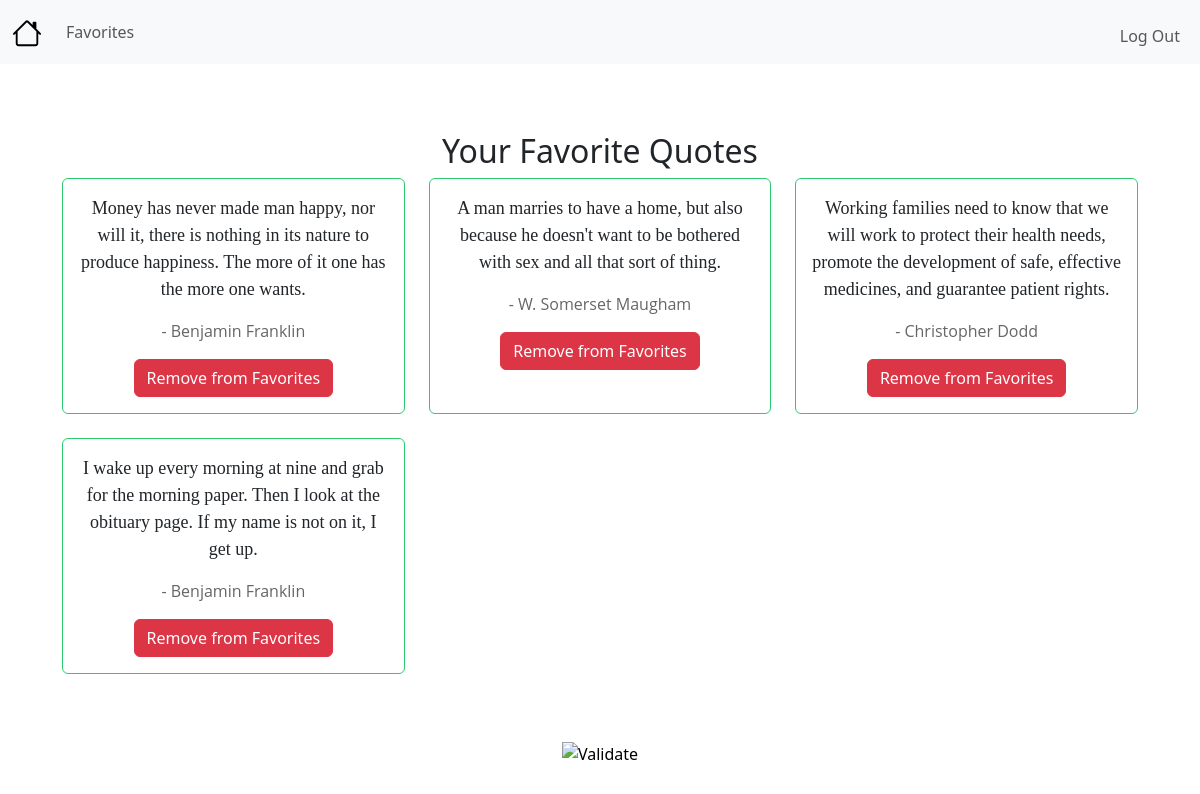
The app's page /favorites (signed in) with its own data.
### app.py (models this page shows, shortened)
class Favorites(db.Model):
    __tablename__ = "favorites"
    id = db.Column(db.Integer, primary_key=True)
    user_id = db.Column(db.Integer, db.ForeignKey('users.id'), nullable=False)
    quote = db.Column(db.String(1000), unique=True, nullable=False)
    author = db.Column(db.String(300), nullable=False)

### app.py (the view)
@app.route("/favorites")
@login_required
def favorites():
    user_favorites = Favorites.query.filter_by(user_id=session["user_id"]).all()
    return render_template("favorites.html", favorites=user_favorites)

### helpers.py (called while the page is built)
def login_required(f):
    @wraps(f)
    def decorated_function(*args, **kwargs):
        if session.get("user_id") is None:
            return redirect("/login")
        return f(*args, **kwargs)
    return decorated_function

### templates/favorites.html (shortened to what this page needs)
{% extends "layout.html" %}
{% block main %}
    <div class="favorites-container">
        <h2 class=""mb-4">Your Favorite Quotes</h2>
        <div class="row row-cols-1 row-cols-md-2 row-cols-lg-3 g-4">
            {% for favorite in favorites %}
            <div class="col">
                <div class="card h-100">
                    <div class="card-body">
                        <p class="card-text quote-text">{{ favorite.quote }}</p>
                        <p class="card-text author-text">- {{ favorite.author }}</p>
                        <button class="btn btn-danger remove-favorite" onclick="toggleFavorite(this)" data-quote="{{ favorite.quote }}" data-author="{{ favorite.author }}">
                            Remove from Favorites
                        </button>
                    </div>
                </div>
            </div>
            {% endfor %}
        </div>
    </div>
{% endblock %}

### templates/layout.html (shortened to what this page needs)
<!DOCTYPE html>
<html lang="en">
    <head>
        <link href="https://cdn.jsdelivr.net/npm/bootstrap@5.3.3/dist/css/bootstrap.min.css" rel="stylesheet">
        <link href="/static/styles.css" rel="stylesheet">
    </head>
    <body>
        <nav id="navbar" class="navbar navbar-expand-lg bg-body-tertiary">
            <div class="container-fluid">
                <a class="navbar-brand" href="/">
                </a>
                <div class="collapse navbar-collapse" id="navbar">
                    {% if session["user_id"] %}
                        <ul class="navbar-nav">
                            <li class="nav-item"><a class="nav-link" href="/favorites">Favorites</a></li>
                        </ul>
                        <ul class="navbar-nav ms-auto mt-2">
                            <li class="nav-item"><a class="nav-link" href="/logout">Log Out</a></li>
                        </ul>
                    {% else %}
                        <ul class="navbar-nav ms-auto mt-2">
                            <li class="nav-item"><a class="nav-link" href="/register">Register</a></li>
                            <li class="nav-item"><a class="nav-link" href="/login">Log In</a></li>
                        </ul>
                    {% endif %}
                </div>
            </div>
        </nav>
        <main class="container py-5 text-center">
            {% block main %}{% endblock %}
        </main>
        <footer class="mb-5">
            <form action="https://validator.w3.org/check" class="text-center" enctype="multipart/form-data" method="post" target="_blank">
                <input alt="Validate" src="/static/I_heart_validator.png" type="image">
            </form>
        </footer>
    </body>
</html>

### static/styles.css (style rules this page uses)
a { text-decoration: none; }
.favorites-container { padding: 20px; }
.card { border: 1px solid #2ecc71; transition: transform 0.2s }
.quote-text { font-size: 18px; font-family: "Georgia", serif; }
.author-text { font-size: 16px; font-family: "Open Sans", sans-serif; color: #666 }

### records on screen
Favorites: quote "Money has never made man happy, nor will it, there is nothing in its nature to produce happiness. The more of it one has the more one wants.", author "Benjamin Franklin"
Favorites: quote "A man marries to have a home, but also because he doesn't want to be bothered with sex and all that sort of thing.", author "W. Somerset Maugham"
Favorites: quote "Working families need to know that we will work to protect their health needs, promote the development of safe, effective medicines, and guarantee patient rights.", author "Christopher Dodd"
Favorites: quote "I wake up every morning at nine and grab for the morning paper. Then I look at the obituary page. If my name is not on it, I get up.", author "Benjamin Franklin"
